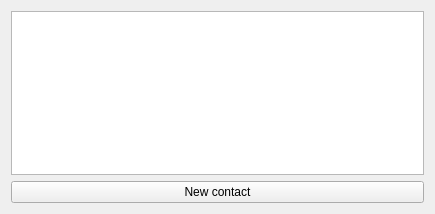
<?xml version="1.0" encoding="UTF-8"?>
<ui version="4.0">
 <class>Contact_window</class>
 <widget class="QWidget" name="Contact_window">
  <property name="windowModality">
   <enum>Qt::WindowModal</enum>
  </property>
  <property name="geometry">
   <rect>
    <x>0</x>
    <y>0</y>
    <width>435</width>
    <height>214</height>
   </rect>
  </property>
  <property name="windowTitle">
   <string>Contacts</string>
  </property>
  <layout class="QVBoxLayout" name="verticalLayout">
   <item>
    <widget class="QTableView" name="contact_table">
     <property name="sizePolicy">
      <sizepolicy hsizetype="Expanding" vsizetype="Expanding">
       <horstretch>0</horstretch>
       <verstretch>0</verstretch>
      </sizepolicy>
     </property>
    </widget>
   </item>
   <item>
    <widget class="QPushButton" name="add_btn">
     <property name="text">
      <string>New contact</string>
     </property>
    </widget>
   </item>
  </layout>
 </widget>
 <resources/>
 <connections/>
</ui>
